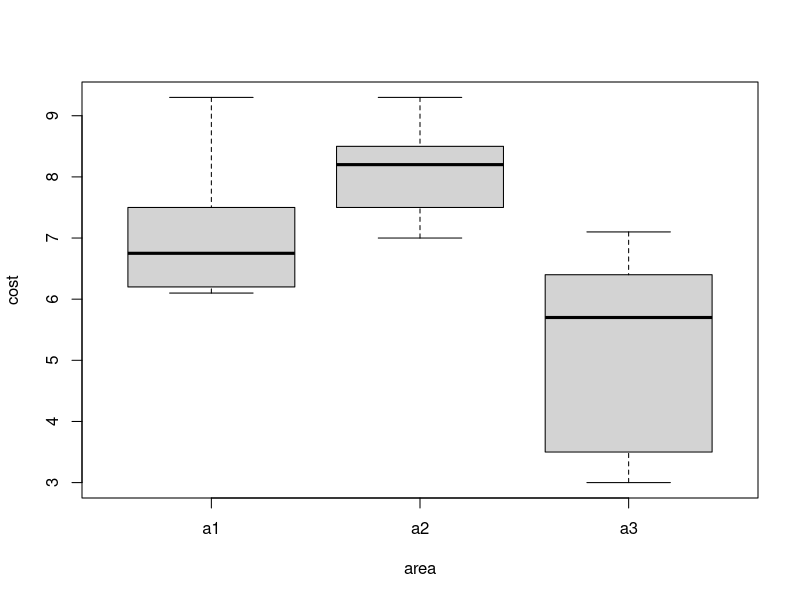

Write R code to recreate this figure.
## ---- chunk 1
library(tidyverse)
library(dplyr)
## ---- chunk 2
# t of the given bypass group
bypass.t<-qt(p=0.95, df=539)
bypass.t
## ---- chunk 3
# confidence interval of bypass group
bypass.conf.up<-19+bypass.t*(10/sqrt(539))
bypass.conf.low<-19-bypass.t*(10/sqrt(539))
bypass.conf.up
bypass.conf.low
## ---- chunk 4
# confidence interval of angiography group

angio.t<-qt(p=0.95, df=847)
angio.t

angio.conf.up<-18+angio.t*(9/sqrt(847))
angio.conf.low<-18-angio.t*(9/sqrt(847))
angio.conf.up
angio.conf.low
## ---- chunk 5
set.seed(1)

bypass.s<-rnorm(539, mean=19, sd=10)
angio.s<-rnorm(847, mean=18, sd=9)

t.test(bypass.s, conf.level = .9)
t.test(angio.s, conf.level = .9)
## ---- chunk 6
q2<-c(rep(1, 567), rep(0,464))
## ---- chunk 7
t.test(q2)
## ---- chunk 8
(1.96*42.5/5)^2
## ---- chunk 9
t.a<-((410-500)/(90/3))
t.a
## ---- chunk 10
p.a<-(pt(t.a, df=8))*2
p.a
## ---- chunk 11
t.b<--3
p.b<-pt(t.b, df=8)
p.b
## ---- chunk 12
t.c<--3
p.c<-(1-pt(t.c, df=8))
p.c
## ---- chunk 13
# Jones's t and p-value
jones.t<-(519.5-500)/10
jones.p<-(1-pt(jones.t, df=999))*2
jones.t
jones.p
## ---- chunk 14
# Smith's t and p-value
smith.t<-(519.7-500)/10
smith.p<-(1-pt(smith.t, df=999))*2
smith.t
smith.p
## ---- chunk 15
df1 <- data.frame(
  grade = rep("6th", 100),
  snack = c(rep("healthy", 31), rep("unhealthy", 69)))

df2 <- data.frame(
  grade = rep("7th", 100),
  snack = c(rep("healthy", 43), rep("unhealthy", 57)))

df3 <- data.frame(
  grade = rep("8th", 100),
  snack = c(rep("healthy", 51), rep("unhealthy", 49)))

df<-rbind(df1, df2, df3)
table(df)
## ---- chunk 16
chisq.test(table(df))
## ---- chunk 17
df.7<-data.frame(
  cost=c(6.2, 9.3, 6.8, 6.1, 6.7, 7.5, 7.5, 8.2, 8.5, 8.2, 7.0, 9.3, 5.8, 6.4, 5.6, 7.1, 3.0, 3.5),
  area=c(rep("a1", 6), rep("a2", 6), rep("a3", 6))
)
## ---- chunk 18
summary(aov(cost~area, df.7))
## ---- chunk 19
boxplot(cost~area, data=df.7)
